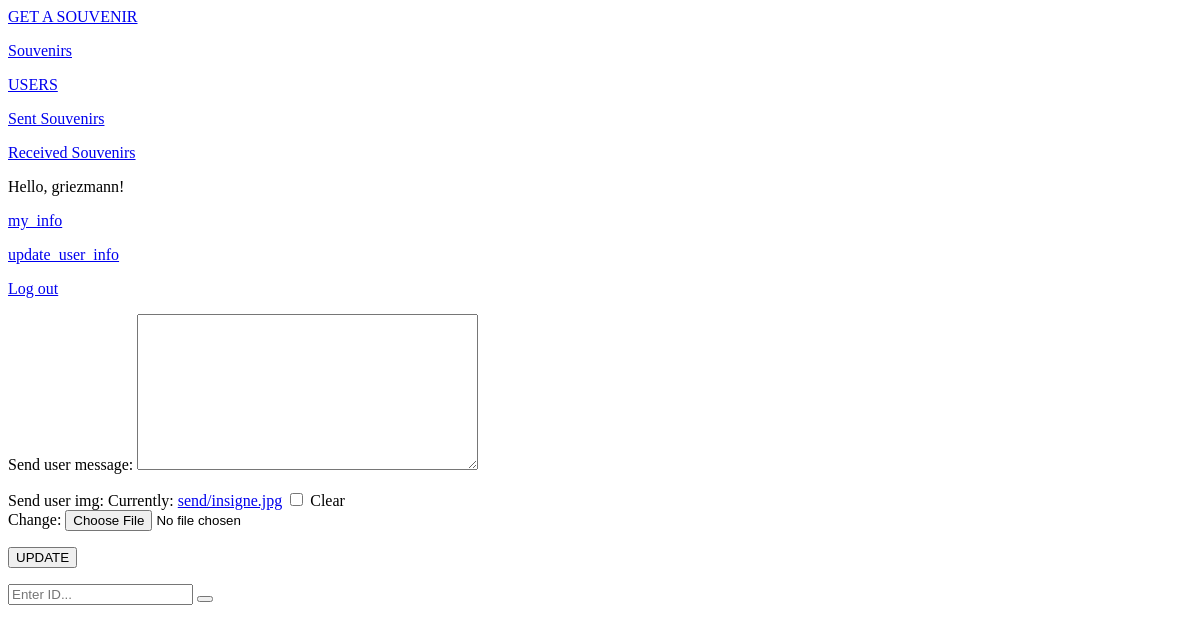
Page /update_souvenir_by_send_user/FRA21324ITA/ (signed in) on the earlier database version.
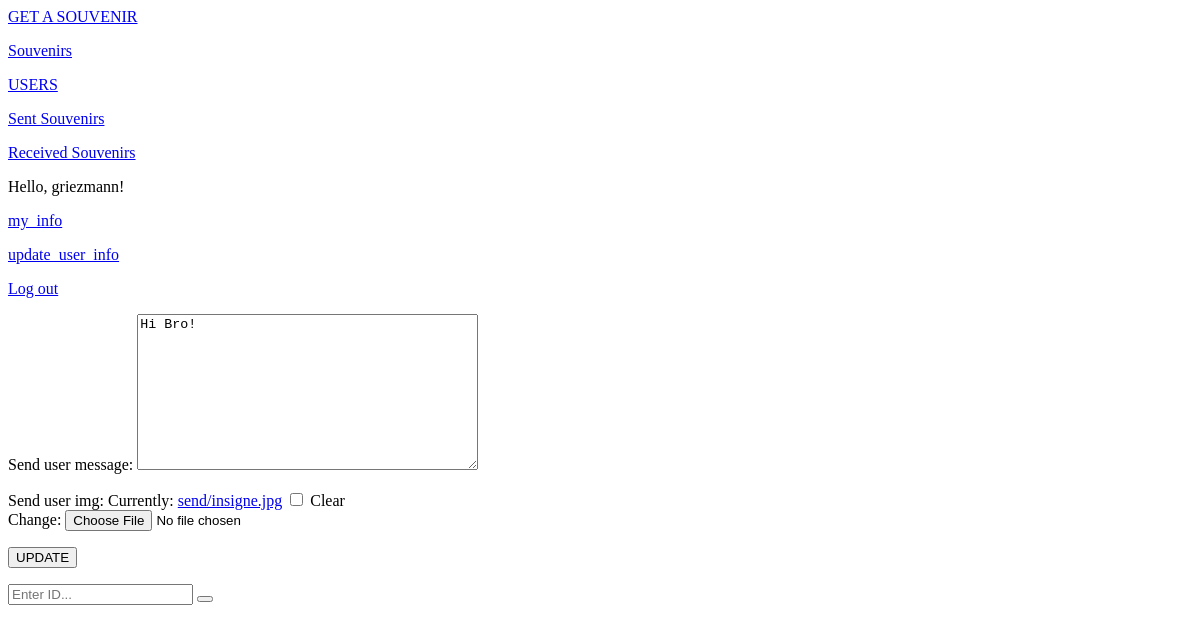
Same page on the later database version.
### souvenirs_app/models.py (models this page shows, shortened)
class Souvenir(models.Model):
    souvenir_id = models.AutoField(primary_key=True)
    slug = models.SlugField(max_length=30, verbose_name='URL')
    send_user = models.ForeignKey(UserInfo, on_delete=models.PROTECT, related_name='send_user')
    send_date = models.DateField(auto_now_add=True)
    receive_user = models.ForeignKey(UserInfo, on_delete=models.PROTECT, related_name='receive_user')
    receive_date = models.DateField()
    send_user_img = models.ImageField(upload_to='send/', default='no-photo.png', null=True, blank=True)
    receive_user_img = models.ImageField(upload_to='receive/', default='no-photo.png', null=True, blank=True)
    send_user_message = models.TextField(max_length=500, null=True, blank=True)
    receive_user_message = models.TextField(max_length=500, null=True, blank=True)
    STATUS_CHOICES = [
        ('ON THE WAY', 'On the way'),
        ('RECEIVED', 'Received'),
    ]
    status = models.CharField(max_length=10, choices=STATUS_CHOICES, default='ON THE WAY')
    class Meta:
        verbose_name = 'Souvenir'
        verbose_name_plural = 'Souvenirs'

### souvenirs_app/views.py (the view)
# urls.py: path('update_souvenir_by_send_user/<slug:souvenir_slug>/', views.UpdateSouvenirBySendUser.as_view(), name='update_souvenir_by_send_user'),
class UpdateSouvenirBySendUser(SendUserChangePermissionsMixin, UpdateView):
    model = Souvenir
    form_class = UpdateSouvenirBySendUserForm
    template_name = 'souvenirs_app/update_souvenir_by_send_user.html'
    slug_url_kwarg = 'souvenir_slug'

### souvenirs_app/forms.py
class UpdateSouvenirBySendUserForm(forms.ModelForm):
    class Meta:
        model = Souvenir
        fields = ['send_user_message', 'send_user_img']

### souvenirs_app/permissions.py (called while the page is built)
    def has_permissions(self):
        print(self.get_object().send_user.username.username == self.request.user.username)
        return self.get_object().send_user.username.username == self.request.user.username

    def dispatch(self, request, *args, **kwargs):
        if not self.has_permissions():
            raise Http404()
        return super().dispatch(request, *args, **kwargs)

### souvenirs_app/templates/souvenirs_app/update_souvenir_by_send_user.html (shortened to what this page needs)
{% extends 'souvenirs_app/base.html' %}
{% block content %}
    <form action="{% url 'souvenirs_app:update_souvenir_by_send_user' souvenir.slug %}" method="post" enctype="multipart/form-data">
        {{ form.as_p }}
    <button name="submit">UPDATE</button>
    </form>
{% endblock content %}

Differences in the rows shown:
changed Souvenir: send_user_message (not shown) → "Hi Bro!"
